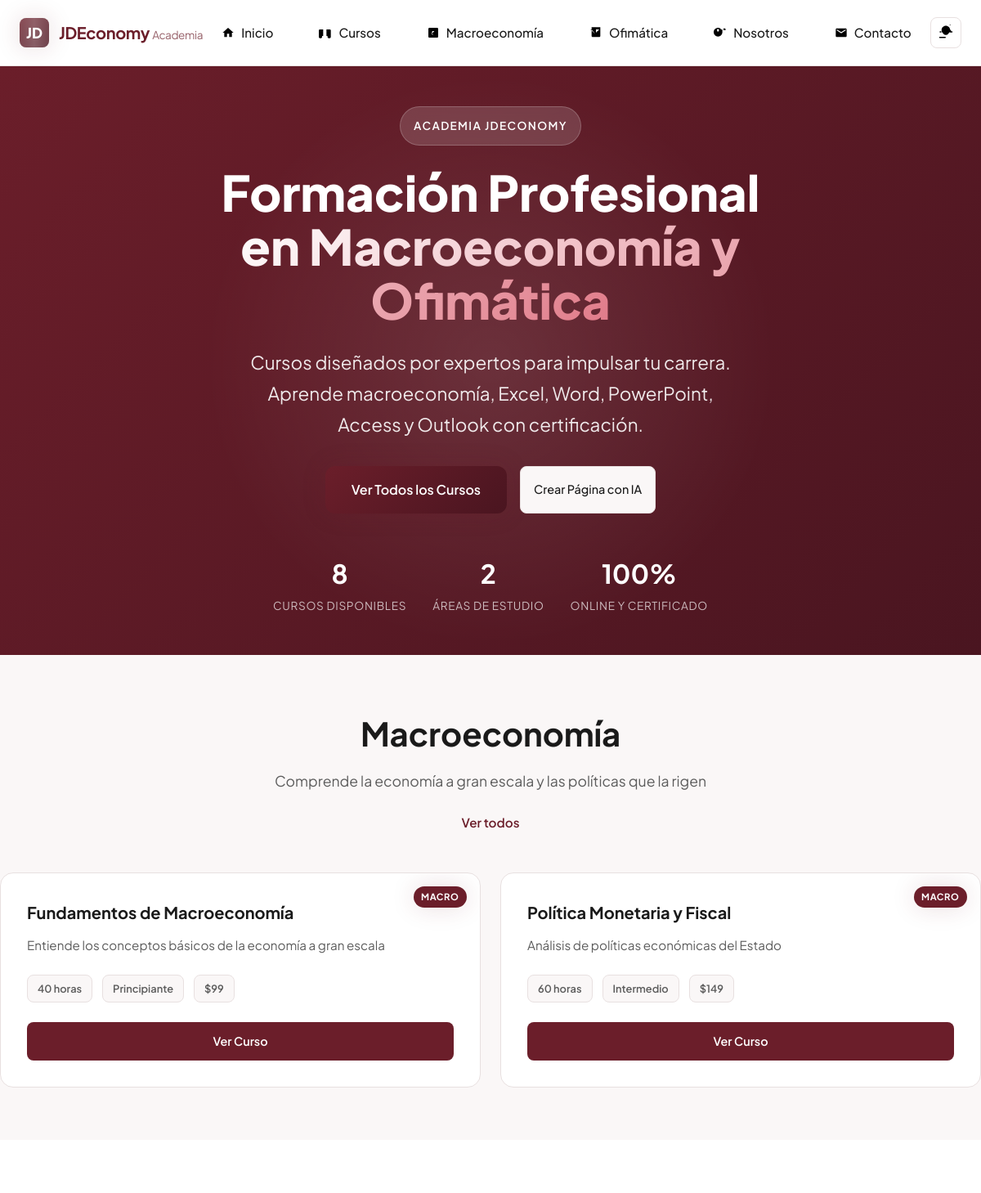
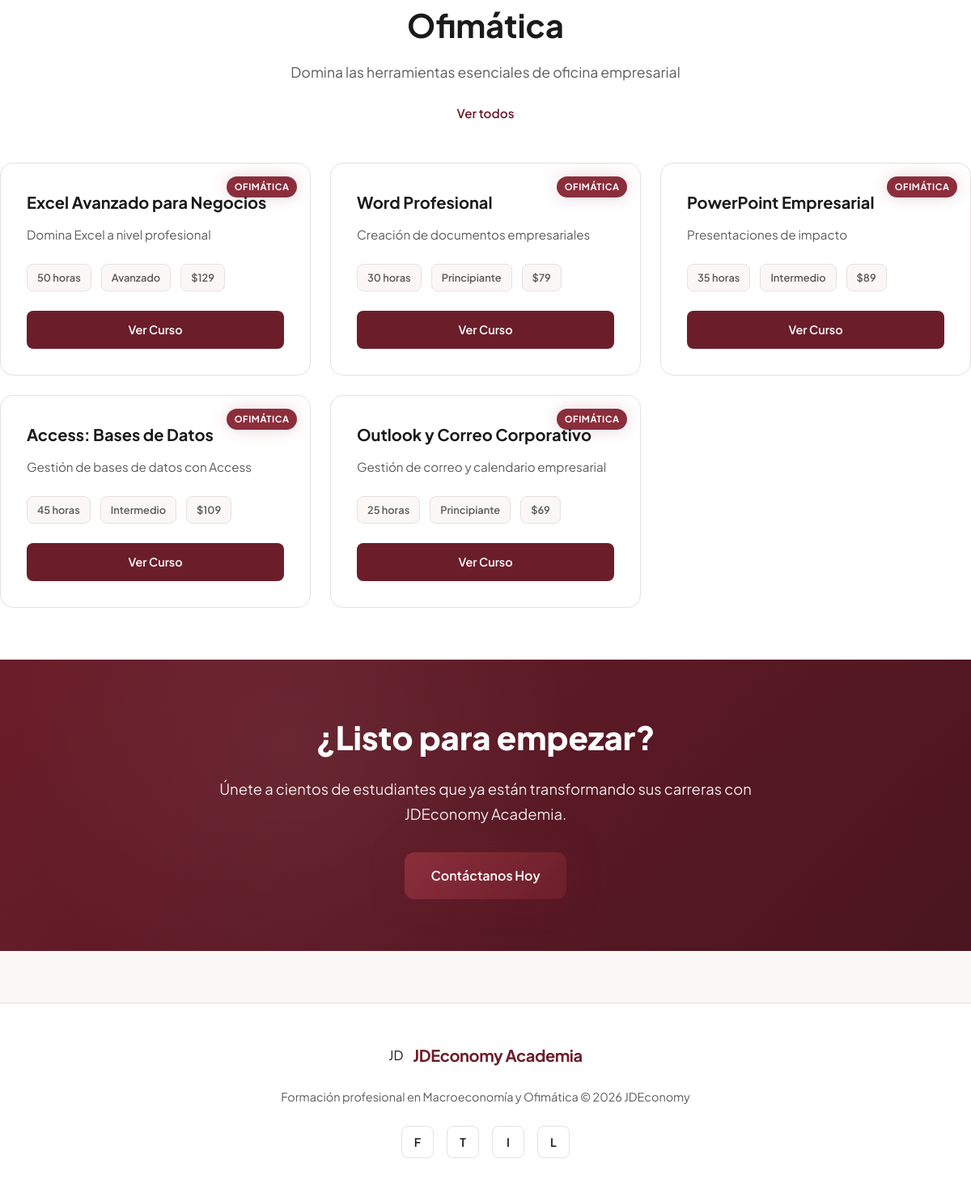
The page / on the database its author committed (2 pictures, top to bottom).
### tables this page shows
CREATE TABLE IF NOT EXISTS menu_items (
    id INT AUTO_INCREMENT PRIMARY KEY,
    name VARCHAR(100) NOT NULL,
    slug VARCHAR(100) NOT NULL UNIQUE,
    parent_id INT DEFAULT NULL,
    url VARCHAR(255) DEFAULT NULL,
    icon VARCHAR(50) DEFAULT NULL,
    sort_order INT DEFAULT 0,
    is_active TINYINT(1) DEFAULT 1,
    created_at TIMESTAMP DEFAULT CURRENT_TIMESTAMP,
    updated_at TIMESTAMP DEFAULT CURRENT_TIMESTAMP ON UPDATE CURRENT_TIMESTAMP,
    FOREIGN KEY (parent_id) REFERENCES menu_items(id) ON DELETE CASCADE,
    INDEX idx_parent (parent_id),
    INDEX idx_slug (slug),
    INDEX idx_sort (sort_order)
);

CREATE TABLE IF NOT EXISTS courses (
    id INT AUTO_INCREMENT PRIMARY KEY,
    title VARCHAR(200) NOT NULL,
    subtitle VARCHAR(300) DEFAULT NULL,
    slug VARCHAR(100) NOT NULL UNIQUE,
    menu_id INT DEFAULT NULL,
    description TEXT,
    short_description VARCHAR(500),
    duration VARCHAR(50) DEFAULT NULL,
    level VARCHAR(50) DEFAULT 'Principiante',
    price DECIMAL(10,2) DEFAULT 0.00,
    image_url VARCHAR(500) DEFAULT NULL,
    is_published TINYINT(1) DEFAULT 1,
    sort_order INT DEFAULT 0,
    created_at TIMESTAMP DEFAULT CURRENT_TIMESTAMP,
    updated_at TIMESTAMP DEFAULT CURRENT_TIMESTAMP ON UPDATE CURRENT_TIMESTAMP,
    FOREIGN KEY (menu_id) REFERENCES menu_items(id) ON DELETE SET NULL,
    INDEX idx_menu (menu_id),
    INDEX idx_slug (slug),
    INDEX idx_sort (sort_order)
);

### config/functions.php (called while the page is built, shortened)
<?php
function getMenuItems($pdo, $parentId = null) {
    if ($parentId === null) {
        $stmt = $pdo->prepare("SELECT * FROM menu_items WHERE parent_id IS NULL AND is_active = 1 ORDER BY sort_order ASC, name ASC");
        $stmt->execute([]);
    } else {
        $stmt = $pdo->prepare("SELECT * FROM menu_items WHERE parent_id = ? AND is_active = 1 ORDER BY sort_order ASC, name ASC");
        $stmt->execute([$parentId]);
    }
    return $stmt->fetchAll();
}
function getCoursesByMenu($pdo, $menuId) {
    $stmt = $pdo->prepare("SELECT * FROM courses WHERE menu_id = ? AND is_published = 1 ORDER BY sort_order ASC, title ASC");
    $stmt->execute([$menuId]);
    return $stmt->fetchAll();
}

### index.php (the view, shortened to what this page needs)
<?php
require_once __DIR__ . '/config/db.php';
require_once __DIR__ . '/config/functions.php';
$menuItems = getMenuItems($pdo);
$macroCourses = getCoursesByMenu($pdo, 3);
$ofimaticaCourses = getCoursesByMenu($pdo, 4);
?>
<!DOCTYPE html>
<html lang="es">
<head>
    <link rel="stylesheet" href="/jdeconomy/assets/css/style.css">
</head>
<body>
    <header class="header" id="main-header">
        <div class="header-inner">
            <div class="logo">
                <div class="logo-mark">JD</div>
                <div class="logo-text">JDEconomy <span style="font-weight:400; font-size:0.85rem; opacity:0.7;">Academia</span></div>
            </div>
            <nav class="nav-menu" id="nav-menu">
                <?php foreach ($menuItems as $item): ?>
                    <?php if ($item['parent_id'] === null): ?>
                        <?php
                        $children = array_filter($menuItems, fn($m) => $m['parent_id'] == $item['id']);
                        $hasChildren = !empty($children);
                        $iconId = match($item['slug']) {
                            'inicio' => 'icon-home',
                            'cursos' => 'icon-book',
                            'macroeconomia' => 'icon-chart',
                            'ofimatica' => 'icon-laptop',
                            'nosotros' => 'icon-users',
                            'contacto' => 'icon-mail',
                            default => 'icon-book'
                        };
                        ?>
                        <a href="<?= htmlspecialchars($item['url']) ?>" class="nav-link<?= $hasChildren ? ' has-children' : '' ?>" data-slug="<?= htmlspecialchars($item['slug']) ?>">
                            <span class="icon icon-sm"><svg><use href="#<?= $iconId ?>"></use></svg></span>
                            <?= htmlspecialchars($item['name']) ?>
                        </a>
                    <?php endif; ?>
                <?php endforeach; ?>
            </nav>
            <div class="nav-actions">
                <button class="theme-toggle" id="theme-toggle" aria-label="Cambiar tema">
                    <span class="theme-icon">
                        <svg id="theme-sun" width="18" height="18"><use href="#icon-sun"></use></svg>
                    </span>
                </button>
            </div>
        </div>
    </header>
    <section class="hero">
        <div class="hero-bg"></div>
        <div class="hero-content">
            <span class="hero-badge">Academia JDEconomy</span>
            <h1>Formación Profesional<br><span class="text-gradient">en Macroeconomía y Ofimática</span></h1>
            <p>Cursos diseñados por expertos para impulsar tu carrera. Aprende macroeconomía, Excel, Word, PowerPoint, Access y Outlook con certificación.</p>
            <div class="hero-actions">
                <a href="/jdeconomy/cursos/" class="btn-primary">Ver Todos los Cursos</a>
                <a href="/jdeconomy/ai-work/" class="btn-secondary">Crear Página con IA</a>
            </div>
            <div class="hero-stats">
                <div class="stat">
                    <span class="stat-number">8</span>
                    <span class="stat-label">Cursos Disponibles</span>
                </div>
                <div class="stat">
                    <span class="stat-number">2</span>
                    <span class="stat-label">Áreas de Estudio</span>
                </div>
                <div class="stat">
                    <span class="stat-number">100%</span>
                    <span class="stat-label">Online y Certificado</span>
                </div>
            </div>
        </div>
    </section>
    <section class="courses-section" id="macroeconomia">
        <div class="section-header">
            <h2 class="section-title">Macroeconomía</h2>
            <p class="section-subtitle">Comprende la economía a gran escala y las políticas que la rigen</p>
            <a href="/jdeconomy/macroeconomia/" class="section-link">Ver todos</a>
        </div>
        <div class="courses-grid">
            <?php foreach ($macroCourses as $course): ?>
                <article class="course-card">
                    <div class="course-badge-macro">Macro</div>
                    <div class="course-content">
                        <h3><?= htmlspecialchars($course['title']) ?></h3>
                        <p><?= htmlspecialchars($course['subtitle']) ?></p>
                        <div class="course-meta">
                            <span><?= htmlspecialchars($course['duration']) ?></span>
                            <span><?= htmlspecialchars($course['level']) ?></span>
                            <span>$<?= number_format($course['price'], 0) ?></span>
                        </div>
                        <a href="/jdeconomy/macroeconomia/<?= htmlspecialchars($course['slug']) ?>/" class="btn-course">Ver Curso</a>
                    </div>
                </article>
            <?php endforeach; ?>
        </div>
    </section>
    <section class="courses-section ofimatica-section" id="ofimatica">
        <div class="section-header">
            <h2 class="section-title">Ofimática</h2>
            <p class="section-subtitle">Domina las herramientas esenciales de oficina empresarial</p>
            <a href="/jdeconomy/ofimatica/" class="section-link">Ver todos</a>
        </div>
        <div class="courses-grid">
            <?php foreach ($ofimaticaCourses as $course): ?>
                <article class="course-card">
                    <div class="course-badge-ofimatica">Ofimática</div>
                    <div class="course-content">
                        <h3><?= htmlspecialchars($course['title']) ?></h3>
                        <p><?= htmlspecialchars($course['subtitle']) ?></p>
                        <div class="course-meta">
                            <span><?= htmlspecialchars($course['duration']) ?></span>
                            <span><?= htmlspecialchars($course['level']) ?></span>
                            <span>$<?= number_format($course['price'], 0) ?></span>
                        </div>
                        <a href="/jdeconomy/ofimatica/<?= htmlspecialchars($course['slug']) ?>/" class="btn-course">Ver Curso</a>
                    </div>
                </article>
            <?php endforeach; ?>
        </div>
    </section>
    <section class="cta-section">
        <div class="cta-content">
            <h2>¿Listo para empezar?</h2>
            <p>Únete a cientos de estudiantes que ya están transformando sus carreras con JDEconomy Academia.</p>
            <a href="/jdeconomy/contacto/" class="btn-primary">Contáctanos Hoy</a>
        </div>
    </section>
    <footer class="footer">
        <div class="footer-content">
            <div class="footer-brand">
                <div class="logo-mark">JD</div>
                <div class="logo-text">JDEconomy Academia</div>
            </div>
            <p class="footer-text">Formación profesional en Macroeconomía y Ofimática © 2026 JDEconomy</p>
            <div class="footer-social">
                <a href="#" aria-label="Facebook">F</a>
                <a href="#" aria-label="Twitter">T</a>
                <a href="#" aria-label="Instagram">I</a>
                <a href="#" aria-label="LinkedIn">L</a>
            </div>
        </div>
    </footer>
</body>
</html>

### rows shown on the page
menu_items: name "Inicio"
menu_items: name "Cursos"
menu_items: name "Macroeconomía"
menu_items: name "Ofimática"
menu_items: name "Nosotros"
menu_items: name "Contacto"
courses: title "Fundamentos de Macroeconomía", subtitle "Entiende los conceptos básicos de la economía a gran escala", duration "40 horas", level "Principiante", price "99"
courses: title "Política Monetaria y Fiscal", subtitle "Análisis de políticas económicas del Estado", duration "60 horas", level "Intermedio", price "149"
courses: title "Excel Avanzado para Negocios", subtitle "Domina Excel a nivel profesional", duration "50 horas", level "Avanzado", price "129"
courses: title "Word Profesional", subtitle "Creación de documentos empresariales", duration "30 horas", level "Principiante", price "79"
courses: title "PowerPoint Empresarial", subtitle "Presentaciones de impacto", duration "35 horas", level "Intermedio", price "89"
courses: title "Access: Bases de Datos", subtitle "Gestión de bases de datos con Access", duration "45 horas", level "Intermedio", price "109"
courses: title "Outlook y Correo Corporativo", subtitle "Gestión de correo y calendario empresarial", duration "25 horas", level "Principiante", price "69"
